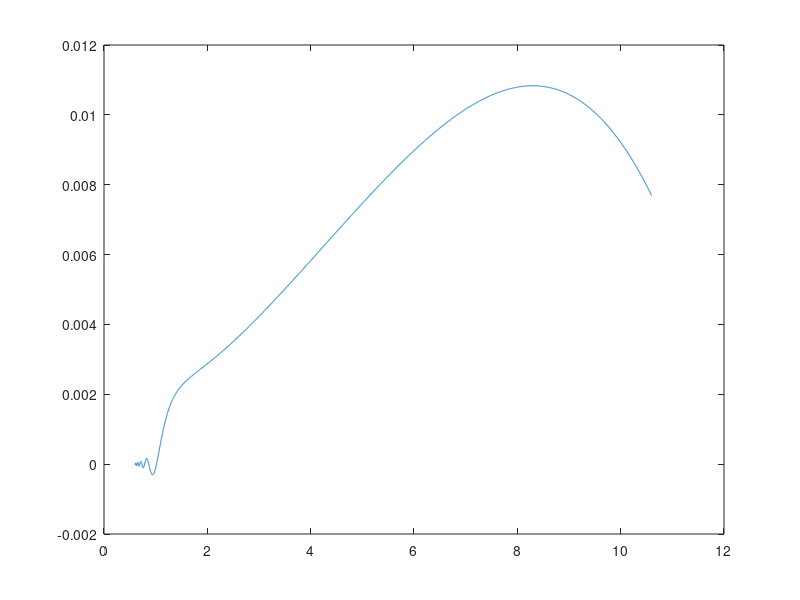

MATLAB code to generate this figure:
%LT, ne (extrordinary), temperature-dependent Sellmeier
            clear all;
            T=25;
            length=0.00001;                 %m
	        a=4.514261;           
		    b=0.011901;
		    c=0.110744;
            d=-0.02323;
            e=0.076144;
            f=0.195596;
            bT=(1.82194*1E-8)*(T+273.15)^2;
            cT=(1.5662*1E-8)*(T+273.15)^2;
            
            lam_p(1:2000)=0;
            np(1:2000)=0;
            delta_k_SHG(1:2000)=0;
            lam_1_gpr=1.55;
            lam_2_gpr=lam_1_gpr/2;            
            n1_gpr=(a+(b+bT)/(lam_1_gpr^2-(c+cT)^2)+e/(lam_1_gpr^2-f^2)+d*lam_1_gpr^2)^0.5;
            n2_gpr=(a+(b+bT)/(lam_2_gpr^2-(c+cT)^2)+e/(lam_2_gpr^2-f^2)+d*lam_2_gpr^2)^0.5;
            gpr_1=(n2_gpr/lam_2_gpr-n1_gpr/lam_1_gpr-n1_gpr/lam_1_gpr)^(-1);
            
for j=1:10000
            lam_1(j)=0.6+0.001*j;
            lam_2(j)=0.5*(0.6+0.001*j);
            n1(j)=(a+(b+bT)/(lam_1(j)^2-(c+cT)^2)+e/(lam_1(j)^2-f^2)+d*lam_1(j)^2)^0.5;    
            n2(j)=(a+(b+bT)/(lam_2(j)^2-(c+cT)^2)+e/(lam_2(j)^2-f^2)+d*lam_2(j)^2)^0.5;                
            delta_n(j)=n2(j)-n1(j);
            delta_k_SHG(j)=2*pi*(n2(j)/(lam_2(j)*1E-6)-n1(j)/(lam_1(j)*1E-6)-n1(j)/(lam_1(j)*1E-6)-1/(gpr_1*1E-6));
            w1(j)=3E8*lam_1(j)*1E-6;
            field(j)=w1(j)/delta_k_SHG(j)*sin(delta_k_SHG(j)*length/2);
          % qqqq(j)=w1/delta_k_SHG(j);
end
 
 for j=1:10000
                 lam_1(j)=0.6+0.001*j;
                 w1(j)=3E8*lam_1(j)*1E-6;
     end
 plot(lam_1,field);